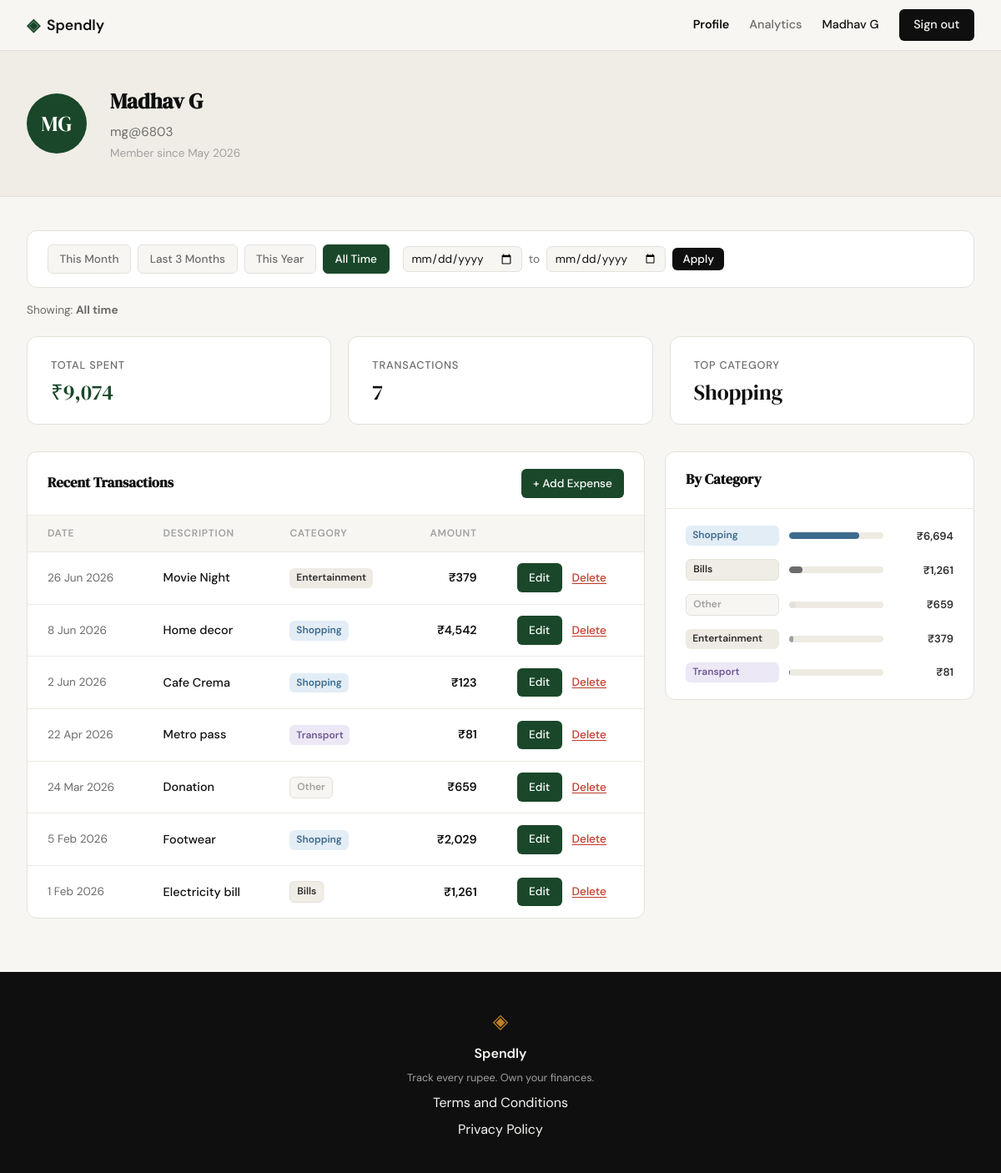
/profile (signed in), run on an earlier commit of the app's database.
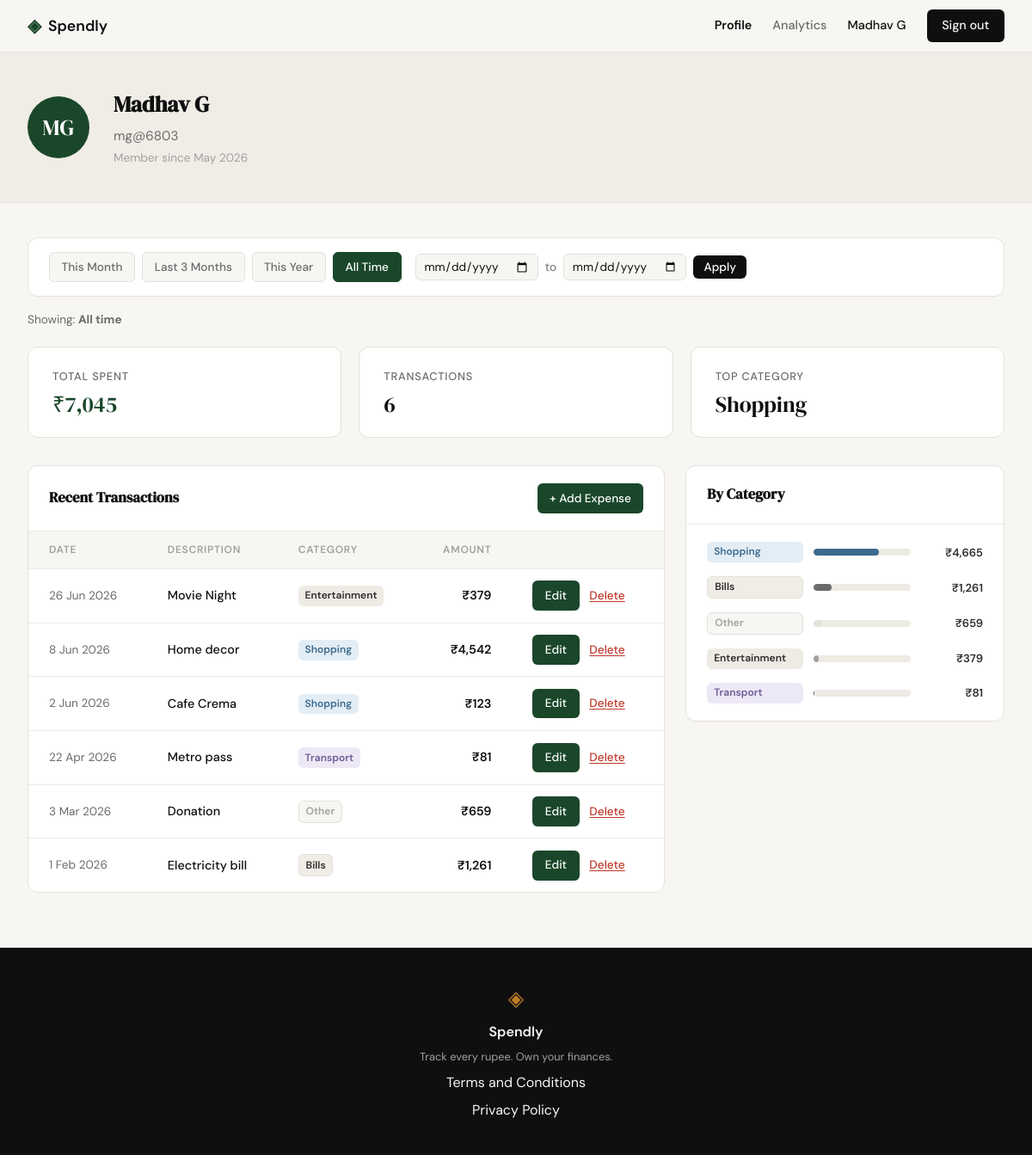
And on a later commit of the database.
### tables this page shows
CREATE TABLE users (
            id            INTEGER PRIMARY KEY AUTOINCREMENT,
            name          TEXT    NOT NULL,
            email         TEXT    NOT NULL UNIQUE,
            password_hash TEXT    NOT NULL,
            created_at    TEXT    DEFAULT (datetime('now'))
        );

CREATE TABLE expenses (
            id          INTEGER PRIMARY KEY AUTOINCREMENT,
            user_id     INTEGER NOT NULL REFERENCES users(id),
            amount      REAL    NOT NULL,
            category    TEXT    NOT NULL,
            date        TEXT    NOT NULL,
            description TEXT,
            created_at  TEXT    DEFAULT (datetime('now'))
        );

### app.py (the view, shortened to what this page needs)
@app.route("/profile")
def profile():
    if not session.get("user_id"):
        return redirect(url_for("login"))
    user_data = get_user_by_id(session["user_id"])
    if not user_data:
        session.clear()
        return redirect(url_for("login"))
    name = user_data["name"]
    initials = "".join(w[0] for w in name.split()[:2]).upper()
    user = {
        "name": name,
        "initials": initials,
        "email": user_data["email"],
        "member_since": user_data["member_since"],
    }
    today = date.today()
    date_from_raw = request.args.get("from", "").strip()
    date_to_raw   = request.args.get("to", "").strip()
    period        = request.args.get("period", "all")
    date_from = date_to = None
    active_period = "all"
    period_label = "All time"
    stats        = get_summary_stats(session["user_id"], date_from, date_to)
    transactions = get_recent_transactions(session["user_id"], date_from=date_from, date_to=date_to)
    categories   = get_category_breakdown(session["user_id"], date_from, date_to)
    return render_template(
        "profile.html",
        user=user,
        stats=stats,
        transactions=transactions,
        categories=categories,
        active_period=active_period,
        date_from=date_from,
        date_to=date_to,
        period_label=period_label,
    )

### database/db.py (called while the page is built)
def get_db():
    conn = sqlite3.connect(DB_PATH)
    conn.row_factory = sqlite3.Row
    conn.execute("PRAGMA foreign_keys = ON")
    return conn

### database/queries.py (called while the page is built)
def _date_clause(date_from, date_to):
    if date_from and date_to:
        return " AND date BETWEEN ? AND ?", (date_from, date_to)
    return "", ()

def get_user_by_id(user_id):
    conn = get_db()
    row = conn.execute(
        "SELECT name, email, created_at FROM users WHERE id = ?", (user_id,)
    ).fetchone()
    conn.close()
    if not row:
        return None
    member_since = datetime.strptime(row["created_at"][:10], "%Y-%m-%d").strftime("%B %Y")
    return {"name": row["name"], "email": row["email"], "member_since": member_since}

def get_summary_stats(user_id, date_from=None, date_to=None):
    conn = get_db()
    date_clause, date_params = _date_clause(date_from, date_to)
    row = conn.execute(
        "SELECT COALESCE(SUM(amount), 0) as total, COUNT(*) as count "
        "FROM expenses WHERE user_id = ?" + date_clause,
        (user_id,) + date_params
    ).fetchone()
    top = conn.execute(
        "SELECT category, SUM(amount) as cat_total FROM expenses "
        "WHERE user_id = ?" + date_clause + " GROUP BY category ORDER BY cat_total DESC LIMIT 1",
        (user_id,) + date_params
    ).fetchone()
    conn.close()
    return {
        "total_spent": f"₹{row['total']:,.0f}",
        "transaction_count": row["count"],
        "top_category": top["category"] if top else "—",
    }

def get_recent_transactions(user_id, limit=10, date_from=None, date_to=None):
    conn = get_db()
    date_clause, date_params = _date_clause(date_from, date_to)
    rows = conn.execute(
        "SELECT id, date, description, category, amount FROM expenses "
        "WHERE user_id = ?" + date_clause + " ORDER BY date DESC LIMIT ?",
        (user_id,) + date_params + (limit,)
    ).fetchall()
    conn.close()
    return [
        {
            "id": r["id"],
            "date": datetime.strptime(r["date"], "%Y-%m-%d").strftime("%-d %b %Y"),
            "description": r["description"] or "",
            "category": r["category"],
            "amount": f"₹{r['amount']:,.0f}",
        }
        for r in rows
    ]

### templates/profile.html (shortened to what this page needs)
{% extends "base.html" %}
{% block content %}
<div class="profile-page">
  <div class="profile-hero">
    <div class="profile-hero-inner">
      <div class="avatar">{{ user.initials }}</div>
      <div class="user-details">
        <h1>{{ user.name }}</h1>
        <p class="user-email">{{ user.email }}</p>
        <p class="user-since">Member since {{ user.member_since }}</p>
      </div>
    </div>
  </div>
  <div class="profile-inner">
    <div class="filter-bar">
      <div class="filter-presets">
        <a href="{{ url_for('profile') }}?period=this_month"
           class="filter-btn{% if active_period == 'this_month' %} active{% endif %}">This Month</a>
        <a href="{{ url_for('profile') }}?period=last_3_months"
           class="filter-btn{% if active_period == 'last_3_months' %} active{% endif %}">Last 3 Months</a>
        <a href="{{ url_for('profile') }}?period=this_year"
           class="filter-btn{% if active_period == 'this_year' %} active{% endif %}">This Year</a>
        <a href="{{ url_for('profile') }}?period=all"
           class="filter-btn{% if active_period == 'all' %} active{% endif %}">All Time</a>
      </div>
      <form class="filter-custom" method="get" action="{{ url_for('profile') }}">
        <input type="date" name="from" value="{{ date_from or '' }}">
        <span class="filter-separator">to</span>
        <input type="date" name="to" value="{{ date_to or '' }}">
        <button type="submit">Apply</button>
      </form>
    </div>
    <p class="period-label">Showing: <strong>{{ period_label }}</strong></p>
    <div class="stats-grid">
      <div class="stat-card">
        <p class="stat-label">Total Spent</p>
        <p class="stat-value accent">{{ stats.total_spent }}</p>
      </div>
      <div class="stat-card">
        <p class="stat-label">Transactions</p>
        <p class="stat-value">{{ stats.transaction_count }}</p>
      </div>
      <div class="stat-card">
        <p class="stat-label">Top Category</p>
        <p class="stat-value">{{ stats.top_category }}</p>
      </div>
    </div>
    <div class="profile-lower">
      <div class="section-card">
        <div class="section-card-header">
          <h2>Recent Transactions</h2>
          <a href="{{ url_for('add_expense') }}" class="btn-primary-sm">+ Add Expense</a>
        </div>
        <table class="tx-table">
          <thead>
            <tr>
              <th>Date</th>
              <th>Description</th>
              <th>Category</th>
              <th class="right">Amount</th>
              <th></th>
            </tr>
          </thead>
          <tbody>
            {% for t in transactions %}
            <tr>
              <td class="tx-date">{{ t.date }}</td>
              <td class="tx-desc">{{ t.description }}</td>
              <td><span class="badge badge-{{ t.category | lower }}">{{ t.category }}</span></td>
              <td class="tx-amount right">{{ t.amount }}</td>
              <td class="tx-actions">
                <a href="{{ url_for('edit_expense', id=t.id) }}" class="btn-primary-sm">Edit</a>
                <form method="POST" action="{{ url_for('delete_expense_route', id=t.id) }}"
                      class="inline-form delete-form">
                  <button type="submit" class="btn-danger-sm">Delete</button>
                </form>
              </td>
            </tr>
            {% endfor %}
          </tbody>
        </table>
      </div>
      <div class="section-card">
        <div class="section-card-header">
          <h2>By Category</h2>
        </div>
        <div class="categories-body">
          {% for cat in categories %}
          <div class="category-row">
            <span class="badge badge-{{ cat.name | lower }}">{{ cat.name }}</span>
            <div class="progress-track">
              <div class="progress-bar bar-{{ cat.name | lower }}" style="--bar-pct: {{ cat.pct }}%"></div>
            </div>
            <span class="cat-amount">{{ cat.amount }}</span>
          </div>
          {% endfor %}
        </div>
      </div>
    </div>
  </div>
</div>
{% endblock %}

### templates/base.html (shortened to what this page needs)
<!DOCTYPE html>
<html lang="en">
<head>
    <link rel="stylesheet" href="{{ url_for('static', filename='css/style.css') }}">
</head>
<body>
    <nav class="navbar">
        <div class="nav-inner">
            <a href="{{ url_for('landing') }}" class="nav-brand">
                <span class="brand-icon">◈</span>
                <span class="brand-name">Spendly</span>
            </a>
            <div class="nav-links">
                {% if session.get("user_id") %}
                    <a href="{{ url_for('profile') }}"
                       class="{% if request.endpoint == 'profile' %}nav-active{% endif %}">Profile</a>
                    <a href="{{ url_for('analytics') }}"
                       class="{% if request.endpoint == 'analytics' %}nav-active{% endif %}">Analytics</a>
                    <span class="nav-user">{{ session["user_name"] }}</span>
                    <a href="{{ url_for('logout') }}" class="nav-cta">Sign out</a>
                {% else %}
                    <a href="{{ url_for('login') }}">Sign in</a>
                    <a href="{{ url_for('register') }}" class="nav-cta">Get started</a>
                {% endif %}
            </div>
        </div>
    </nav>
    <main class="main-content">
        {% block content %}{% endblock %}
    </main>
    <footer class="footer">
        <div class="footer-inner">
            <span class="brand-icon">◈</span>
            <span class="footer-name">Spendly</span>
            <p class="footer-copy">Track every rupee. Own your finances.</p>
            <a href="/terms">Terms and Conditions</a>
            <a href="/privacy">Privacy Policy</a>
        </div>
    </footer>
</body>
</html>

### static/css/style.css (style rules this page uses)
:root { --ink: #0f0f0f; --ink-soft: #2d2d2d; --ink-muted: #6b6b6b; --ink-faint: #a0a0a0; --paper: #f7f6f3; --paper-warm: #f0ede6; --paper-card: #ffffff; --accent: #1a472a; --accent-light: #e8f0eb; --accent-2: #c17f24; --accent-2-light: #fdf3e3; --danger: #c0392b; --danger-light: #fdecea; --border: #e4e1da; --border-soft: #eeebe4; --color-shopping: #3d6b8e; --color-shopping-light: #e3edf5; --color-transport: #6b5b95; --color-transport-light: #ede8f5; --font-display: 'DM Serif Display', Georgia, serif; --font-body: 'DM Sans', system-ui, sans-serif; --max-width: 1200px; --auth-width: 440px; --radius-sm: 6px; --radius-md: 12px; --radius-lg: 20px; }
*, *::before, *::after { box-sizing: border-box; margin: 0; padding: 0; }
html { font-size: 16px; scroll-behavior: smooth; }
body { background: var(--paper); color: var(--ink); font-family: var(--font-body); font-size: 1rem; line-height: 1.6; -webkit-font-smoothing: antialiased; }
a { color: inherit; text-decoration: none; }
.navbar { position: sticky; top: 0; z-index: 100; background: var(--paper); border-bottom: 1px solid var(--border); padding: 0 2rem; }
.nav-inner { max-width: var(--max-width); margin: 0 auto; height: 60px; display: flex; align-items: center; justify-content: space-between; }
.nav-brand { display: flex; align-items: center; gap: 0.5rem; font-family: var(--font-body); font-weight: 600; font-size: 1.1rem; color: var(--ink); }
.brand-icon { color: var(--accent); font-size: 1.3rem; }
.brand-name { color: var(--ink); }
.nav-links { display: flex; align-items: center; gap: 1.5rem; font-size: 0.9rem; font-weight: 500; }
.nav-links a { color: var(--ink-muted); transition: color 0.2s; }
.nav-links a.nav-active { color: var(--ink); font-weight: 600; }
.nav-cta { background: var(--ink) !important; color: var(--paper) !important; padding: 0.45rem 1.1rem; border-radius: var(--radius-sm); transition: background 0.2s !important; }
.main-content { min-height: calc(100vh - 60px - 100px); }
.btn-primary-sm { display: inline-flex; align-items: center; gap: 0.25rem; padding: 0.4rem 0.9rem; background: var(--accent); color: var(--paper-card); border-radius: var(--radius-sm); font-size: 0.85rem; font-weight: 500; text-decoration: none; transition: opacity 0.15s; }
.btn-danger-sm { display: inline-flex; align-items: center; background: none; border: none; padding: 0.4rem 0.5rem; cursor: pointer; color: var(--danger); font-size: 0.85rem; font-weight: 500; font-family: inherit; text-decoration: underline; text-underline-offset: 2px; transition: opacity 0.15s; }
.inline-form { display: inline; }
.footer { background: var(--ink); color: var(--paper); padding: 2.5rem 2rem; text-align: center; }
.footer-inner { display: flex; flex-direction: column; align-items: center; gap: 0.4rem; }
.footer .brand-icon { color: var(--accent-2); font-size: 1.5rem; }
.footer-name { font-weight: 600; font-size: 1rem; }
.footer-copy { font-size: 0.8rem; color: var(--ink-faint); }

What changed in the data, as far as the page shows it:
removed expenses: date "24 Mar 2026", description "Donation", category "Other", amount "₹659"
removed expenses: date "5 Feb 2026", description "Footwear", category "Shopping", amount "₹2,029"
added expenses: date "3 Mar 2026", description "Donation", category "Other", amount "₹659"
Also different on the page:
{{ stats.total_spent }}: "₹9,074" → "₹7,045"
{{ stats.transaction_count }}: "7" → "6"
{{ cat.pct }}: 14 → 18 (drawn)
{{ cat.pct }}: 7 → 9 (drawn)
{{ cat.pct }}: 4 → 5 (drawn)
new list line: "Shopping ₹4,665"
list line gone: "Shopping ₹6,694"
